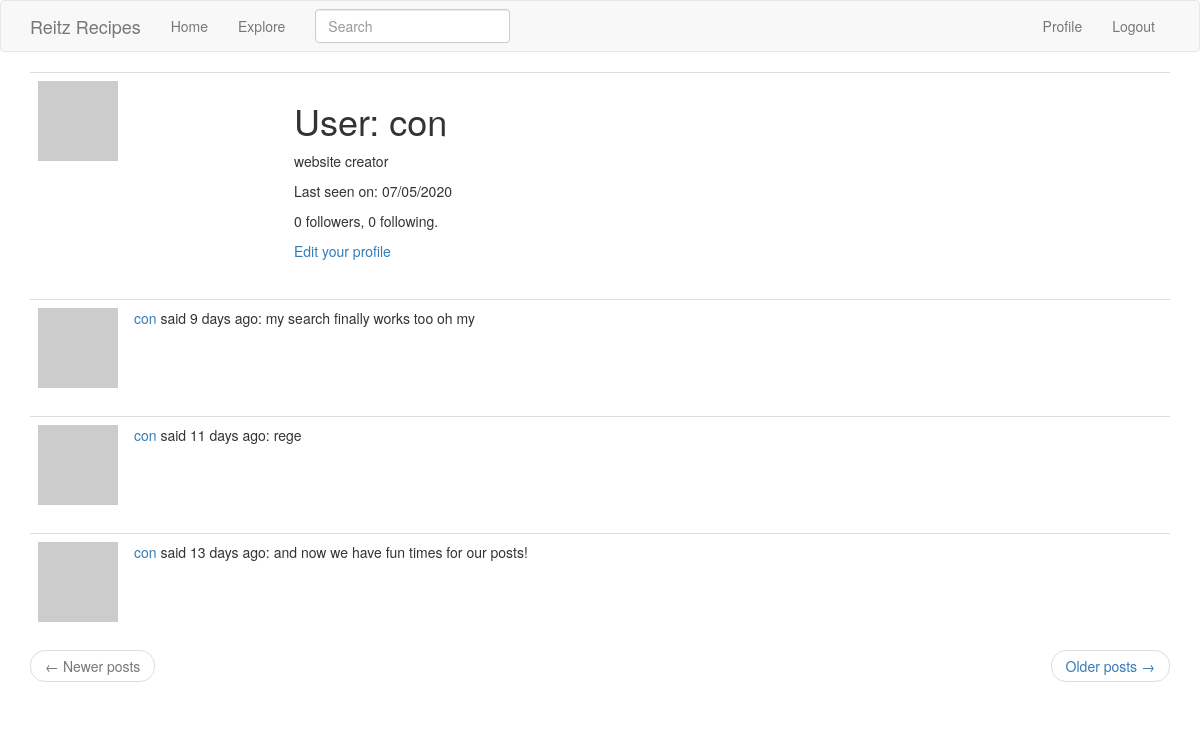
The page /user/con (signed in) on the database as committed earlier.
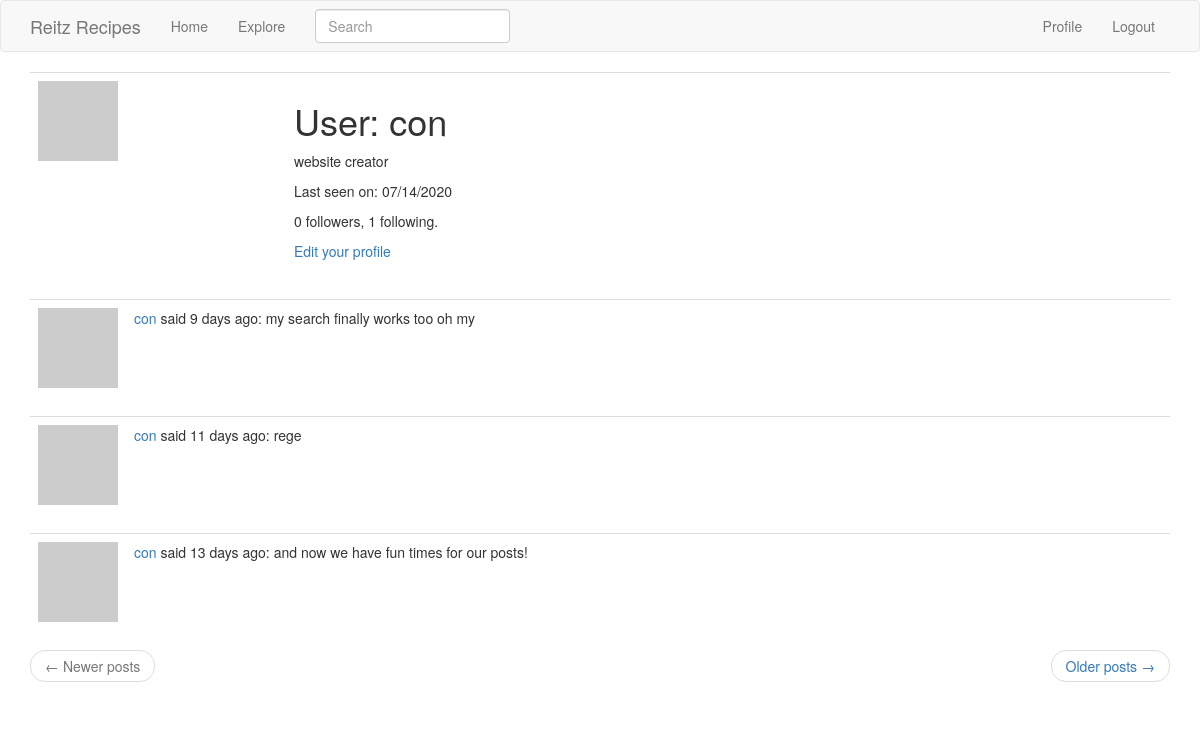
The same page on the database as committed later.
### app/models.py (models this page shows, shortened)
class PaginatedAPIMixin(object):
    @staticmethod
    def to_collection_dict(query, page, per_page, endpoint, **kwargs):
        resources = query.paginate(page, per_page, False)
        data = {
        'items': [item.to_dict() for item in resources.items],
            '_meta': {
                'page': page,
                'per_page': per_page,
                'total_pages': resources.pages,
                'total_items': resources.total
            },
            '_links': {
                'self': url_for(endpoint, page=page, per_page=per_page,
                                **kwargs),
                'next': url_for(endpoint, page=page + 1, per_page=per_page,
                                **kwargs) if resources.has_next else None,
                'prev': url_for(endpoint, page=page - 1, per_page=per_page,
                                **kwargs) if resources.has_prev else None
            }
        }
        return data

class User(PaginatedAPIMixin, UserMixin, db.Model):
    id = db.Column(db.Integer, primary_key=True)
    username = db.Column(db.String(64), index=True, unique=True)
    email = db.Column(db.String(120), index=True, unique=True)
    password_hash = (db.Column(db.String(128)))
    posts = db.relationship('Post', backref='author', lazy='dynamic')
    about_me = db.Column(db.String(140))
    last_seen = db.Column(db.DateTime, default=datetime.utcnow)
    token = db.Column(db.String(32), index=True, unique=True)
    token_expiration = db.Column(db.DateTime);
    def avatar(self, size):
        digest = md5(self.email.lower().encode('utf-8')).hexdigest()
        return 'https://www.gravatar.com/avatar/{}?d=identicon&s={}'.format(
            digest, size)
    followed = db.relationship(
        'User', secondary=followers,
        primaryjoin=(followers.c.follower_id == id),
        secondaryjoin=(followers.c.followed_id == id),
        backref=db.backref('followers', lazy='dynamic'), lazy='dynamic')

### app/main/routes.py (the view)
@bp.route('/user/<username>')
@login_required
def user(username):
    user = User.query.filter_by(username=username).first_or_404()
    page = request.args.get('page', 1, type=int)
    posts = user.posts.order_by(Post.timestamp.desc()).paginate(
        page, current_app.config['POSTS_PER_PAGE'], False)
    next_url = url_for('main.user', username=user.username, page=posts.next_num) \
        if posts.has_next else None
    prev_url = url_for('main.user', username=user.username, page=posts.prev_num) \
        if posts.has_prev else None
    form = EmptyForm()
    return render_template('user.html', user=user, posts=posts.items, next_url=next_url,
        prev_url=prev_url, form=form)

### app/main/forms.py
class SearchForm(FlaskForm):
    q = StringField('Search', validators=[DataRequired()])
    def __init__(self, *args, **kwargs):
        if 'formdata' not in kwargs:
            kwargs['formdata'] = request.args
        if 'csrf_enabled' not in kwargs:
            kwargs['csrf_enabled'] = False
        super(SearchForm, self).__init__(*args, **kwargs)

class EmptyForm(FlaskForm):
    submit = SubmitField('Submit')

### app/main/routes.py (called while the page is built)
@bp.before_request
def before_request():
    if current_user.is_authenticated:
        current_user.last_seen = datetime.utcnow()
        db.session.commit()
        g.search_form = SearchForm()

### app/models.py (called while the page is built)
@login.user_loader
def load_user(id):
    return User.query.get(int(id))

    @classmethod
    def before_commit(cls, session):
        session._changes = {
            'add': list(session.new),
            'update': list(session.dirty),
            'delete': list(session.deleted)
        }

### app/templates/user.html (shortened to what this page needs)
{% extends "base.html" %}
{% block app_content %}
    <table class="table table-hover">
        <tr>
            <td width="256px"><img src="{{ user.avatar(256) }}"></td>
            <td>
                <h1>User: {{ user.username }}</h1>
                {% if user.about_me %}<p>{{ user.about_me }}</p>{% endif %}
                {% if user.last_seen %}<p>Last seen on: {{ moment(user.last_seen).format('L') }}</p>{% endif %}
                <p>{{ user.followers.count() }} followers, {{ user.followed.count() }} following.</p>
                {% if user == current_user %}
                <p><a href="{{ url_for('main.edit_profile') }}">Edit your profile</a></p>
                {% endif %}
            </td>
        </tr>
    </table>
    {% for post in posts %}
        {% include '_post.html' %}
    {% endfor %}
    <nav aria-label="...">
        <ul class="pager">
            <li class="previous{% if not prev_url %} disabled{% endif %}">
                <a href="{{ prev_url or '#' }}">
                    <span aria-hidden="true">&larr;</span> Newer posts
                </a>
            </li>
            <li class="next{% if not next_url %} disabled{% endif %}">
                <a href="{{ next_url or '#' }}">
                    Older posts <span aria-hidden="true">&rarr;</span>
                </a>
            </li>
        </ul>
    </nav>
{% endblock %}

Rows that differ between the two databases and show on the page:
changed User "con": last_seen "07/05/2020" → "07/14/2020"
Other text that changed with them:
{{ user.followed.count() }}: "0" → "1"
